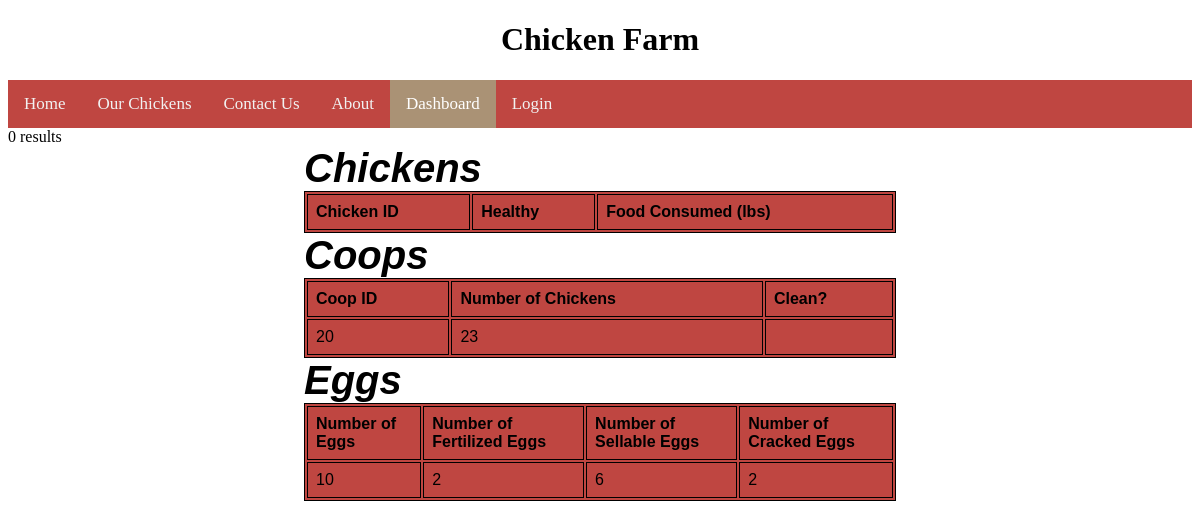
Before: /dashboard.php (signed in) with the older database file.
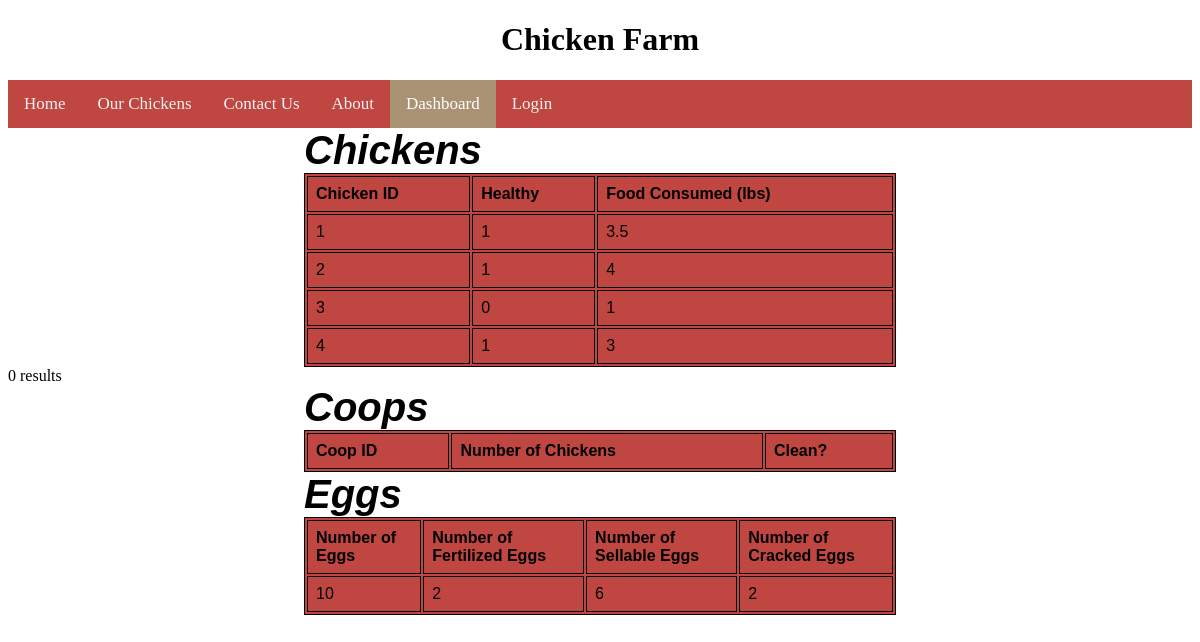
After: the same page with the newer database file.
### tables this page shows
CREATE TABLE Coops (
CoopID SERIAL, 
numChickens INTEGER, 
status_of_coop BOOL, 
PRIMARY KEY(CoopID)
);

CREATE TABLE Chicken (
ChickenID SERIAL, 
Healthy BOOL, 
FoodConsumed FLOAT, 
PRIMARY KEY(ChickenID)
);

### dashboard.php (the view, shortened to what this page needs)
<!DOCTYPE html>
<html>
<body style ="background-image:url('https://wallpaperbat.com/img/109515-hd-farm-wallpaper.jpg');
background-repeat:no-repeat"></body>
<h1 style="text-align:center;">Chicken Farm</h1>
<div class="topnav">
<a href="index.html">Home</a>
<a href="ourChickens.html">Our Chickens</a>
<a href="contact.php">Contact Us</a>
<a href="about.html">About</a>
<a class = "active" href="dashboard.php">Dashboard</a>
<a href="login.php">Login</a>
</div>
<table>
  <caption>Chickens</caption>
  <tr>
    <th>Chicken ID</th>
    <th>Healthy</th>
    <th>Food Consumed (lbs)</th>
  </tr>
  <?php
  require_once "config.php";
  $sql = "SELECT ChickenID, Healthy, FoodConsumed FROM Chicken";
  $result = $link->query($sql);
  if ($result->num_rows > 0) {
  while($row = $result->fetch_assoc()) {
  echo "<tr><td>" . $row["ChickenID"]. "</td><td>" . $row["Healthy"] . "</td><td>"
  . $row["FoodConsumed"]. "</td></tr>";
  }
  echo "</table>";
  } else { echo "0 results"; }
  ?>
</table>
<table>
  <caption>Coops</caption>
  <tr>
    <th>Coop ID</th>
    <th>Number of Chickens</th>
    <th>Clean?</th>
  </tr>
  <?php
  $sql = "SELECT CoopID, numChickens, status_of_coop FROM Coops";
  $result = $link->query($sql);
  if ($result->num_rows > 0) {
  while($row = $result->fetch_assoc()) {
  echo "<tr><td>" . $row["CoopID"]. "</td><td>" . $row["numChickens"] . "</td><td>"
  . $row["status_of_coop"]. "</td></tr>";
  }
  echo "</table>";
  } else { echo "0 results"; }
  ?>
</table>
<table>
  <caption>Eggs</caption>
  <tr>
    <th>Number of Eggs</th>
    <th>Number of Fertilized Eggs</th>
    <th>Number of Sellable Eggs</th>
    <th>Number of Cracked Eggs</th>
  </tr>
  <tr>
    <td>10</td>
    <td>2</td>
    <td>6</td>
    <td>2</td>
  </tr>
</table>

### dashboard.php (style rules this page uses)
.topnav { background-color: #bf4641; overflow: hidden; }
.topnav a { float: left; color: #f2f2f2; text-align: center; padding: 14px 16px; text-decoration: none; font-size: 17px; }
.topnav a.active { background-color: #aa9275; color: white; }
caption { font-size: 40px; font-style: italic; font-weight: bold; text-align: left; color: black; }
table { margin-left: auto; margin-right: auto; border: 1px solid black; font-family: arial, sans-serif; width: 50%; background-color: #bf4641; }
td, th { border: 1px solid black; text-align: left; padding: 8px; }

Changed rows visible on the page:
removed coops: CoopID "20", numChickens "23"
added chicken: ChickenID "1", Healthy "1", FoodConsumed "3.5"
added chicken: ChickenID "2", Healthy "1", FoodConsumed "4"
added chicken: ChickenID "3", Healthy "0", FoodConsumed "1"
added chicken: ChickenID "4", Healthy "1", FoodConsumed "3"
